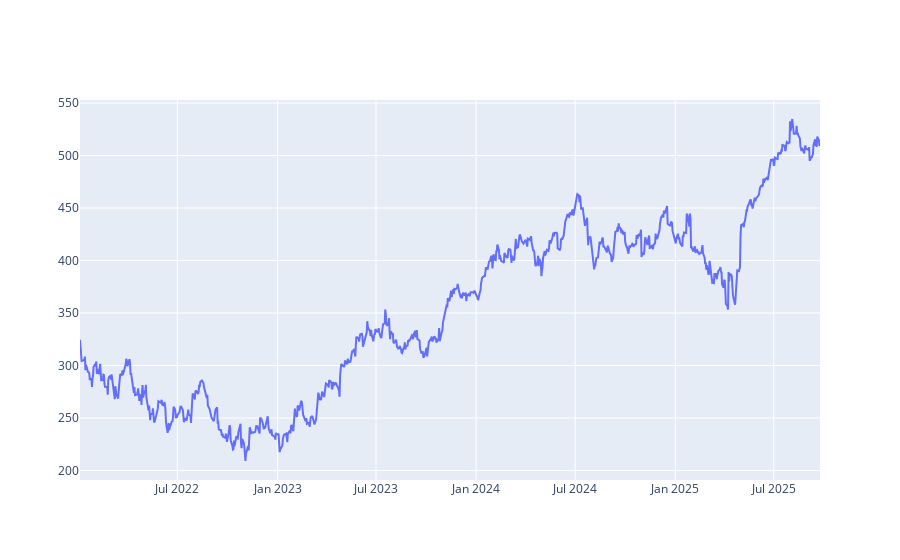

The notebook cell saved with this chart:
### Code cell
import plotly.graph_objects as go

x_data = data.index
y_data = data.Close['MSFT'].values

fig = go.Figure(data=go.Scatter(x=x_data, y=y_data, mode='lines'))
fig.show()

### Figure 1 — Plotly figure (JSON) as saved in the notebook; plotly's stock layout.template omitted (floating-point values rounded to 4 significant figures; data arrays with more than 128 entries replaced by an {"elided": "..."} marker saying what was removed)
{"data": [{"mode": "lines", "type": "scatter", "x": {"elided": "935 str values"}, "y": {"elided": "935 float values"}}], "layout": {}}
